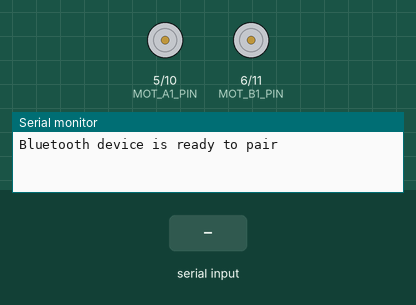
Bench run of a sketch on a simulated Arduino Uno, built with avr-gcc and run on an emulated ATmega328P. Shown: motor-driver pin pairs drawn as motors (green arrow = first pin HIGH = forward, orange = second pin HIGH = backward, longer = more drive), the last lines printed to the serial monitor. The test bench sets the inputs (shaded band).

Above: at 1.2 s.
1.3 s: "F90\n" received over Serial
At 1.7 s:
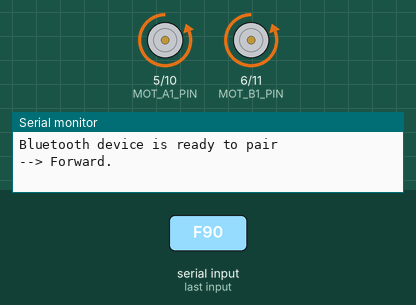
2.8 s: "B90\n" received over Serial
At 4.0 s:
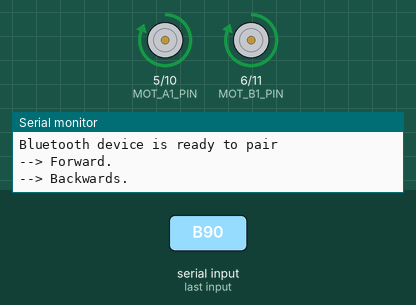
4.3 s: "A" received over Serial
At 6.4 s:
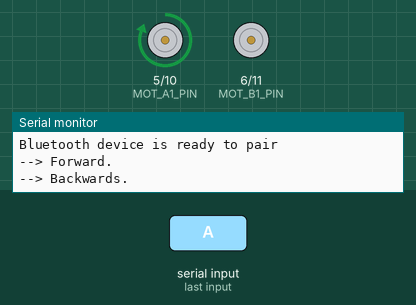
6.7 s: "F,45\n" received over Serial
At 7.0 s:
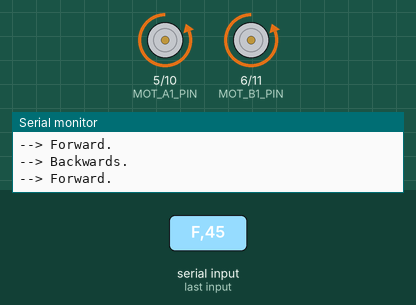
8.2 s: "A" received over Serial
At 9.7 s:
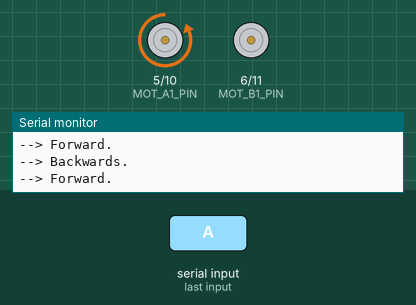
10.6 s: "F" received over Serial
At 11.1 s:
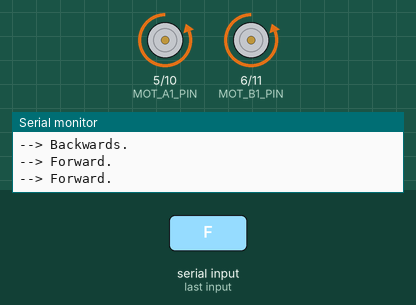
Timing chart, 0 to 13.1 s (numbered marks = the images above; inputs shaded):
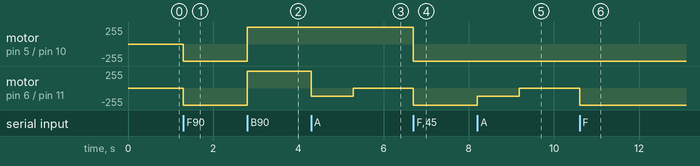

Measured:
- after the input at 1.3 s, motor on pin 5 (MOT_A1_PIN) / pin 10 (MOT_A2_PIN), motor on pin 6 (MOT_B1_PIN) / pin 11 (MOT_B2_PIN): stopped → backward 255/255 at once
- after the input at 2.8 s, motor on pin 5 (MOT_A1_PIN) / pin 10 (MOT_A2_PIN), motor on pin 6 (MOT_B1_PIN) / pin 11 (MOT_B2_PIN): backward 255/255 → forward 255/255 at once
- after the input at 4.3 s, motor on pin 6 (MOT_B1_PIN) / pin 11 (MOT_B2_PIN): forward 255/255 → backward 125/255 at once, → stopped 0.99 s later
- after the input at 6.7 s, motor on pin 5 (MOT_A1_PIN) / pin 10 (MOT_A2_PIN): forward 255/255 → backward 255/255 at once; motor on pin 6 (MOT_B1_PIN) / pin 11 (MOT_B2_PIN): stopped → backward 255/255 at once
- after the input at 8.2 s, motor on pin 6 (MOT_B1_PIN) / pin 11 (MOT_B2_PIN): backward 255/255 → backward 125/255 at once, → stopped 0.99 s later
- after the input at 10.6 s, motor on pin 6 (MOT_B1_PIN) / pin 11 (MOT_B2_PIN): stopped → backward 255/255 at once

The sketch:

jestomobil.ino
```cpp
#define MOT_A1_PIN 5
#define MOT_A2_PIN 10

#define MOT_B1_PIN 6
#define MOT_B2_PIN 11

char output = 0;
String outputS = "";
int tilt = 0;
char outputBT = 0;
bool forward = false;
bool backward = false;
String steer = "";

void setup() {
  // put your setup code here, to run once:
  pinMode(MOT_A1_PIN, OUTPUT);
  pinMode(MOT_A2_PIN, OUTPUT);
  digitalWrite(MOT_A1_PIN, LOW);
  digitalWrite(MOT_A2_PIN, LOW);
  pinMode(MOT_B1_PIN, OUTPUT);
  pinMode(MOT_B2_PIN, OUTPUT);
  digitalWrite(MOT_B1_PIN, LOW);
  digitalWrite(MOT_B2_PIN, LOW);

  Serial.begin(9600);
  Serial.println("Bluetooth device is ready to pair");
}

void loop() {
  // put your main code here, to run repeatedly:
  if (Serial.available()) {
    output = Serial.read();
    outputS += output;
    switch (output) {
      case 'F':
        Forward();
        break;
      case 'B':
        Backward();
        break;
      case 's':
        Stop();
        break;
      case 'L':
        SteerLeft();
        break;
      case 'R':
        SteerRight();
        break;
      default:
        break;
      case 'K':
        if(outputS.toInt() < 10 && outputS.toInt() > -10){
          break;
        }else{
          SteerAnalog(outputS.toInt());
        }
        Serial.println(outputS.toInt());
        outputS = "";
        break;
       case 'A':
        rotateToAngle(90);
        outputS = "";
        break;
    }
  }
}

void Forward(){
  Serial.println("--> Forward.");
  Left(255);
  Right(255);
  forward = true;
  backward = false;
}

void Backward(){
  Serial.println("--> Backwards.");
  Left(-255);
  Right(-255);
  backward = true;
  forward = false;
}

void Stop(){
  digitalWrite(MOT_A1_PIN, LOW); //0
  digitalWrite(MOT_A2_PIN, LOW); //0
  digitalWrite(MOT_B1_PIN, LOW); //0
  digitalWrite(MOT_B2_PIN, LOW); //0
  forward = false;
  backward = false;
}

void SteerLeft(){
  if(forward){
    Right(255);
    Left(50);
  }else if(backward){
    Right(-255);
    Left(-50);
  }else if(forward == false && backward == false){
    Right(125);
    Left(-125);
  }
}

void SteerRight(){
  if(forward){
    Right(50);
    Left(255);
  }else if(backward){
    Right(-50);
    Right(-255);
  }else if(forward == false && backward == false){
    Right(-125);
    Left(125);
  }
}

void SteerAnalog(int tilt1){
  if(tilt1 > 0){ // Right
    if(forward){
      Right(tilt1 - 200);
      Left(tilt1);
    }else if(backward){
      Right(-tilt1 - 200);
      Left(-tilt1);
    }else if(forward == false && backward == false){
      Right(tilt1);
      Left(-tilt1);
    }
  }else{
    if(forward){
      Right(tilt1);
      Left(tilt1 - 200);
    }else if(backward){
      Right(-tilt1);
      Left(-tilt1 - 200);
    }else if(forward == false && backward == false){
      Right(tilt1);
      Left(-tilt1);
    }
  }
}

void Right(int speed){ // backwards max: -255 forward max: 255
  if(speed < 0){
    analogWrite(MOT_A1_PIN, abs(speed));
    digitalWrite(MOT_A2_PIN, LOW);
  }else{
    digitalWrite(MOT_A1_PIN, LOW);
    analogWrite(MOT_A2_PIN, speed);
  }
}

void Left(int speed){ // backwards max: -255 forward max: 255
  if(speed < 0){
    analogWrite(MOT_B1_PIN, abs(speed));
    digitalWrite(MOT_B2_PIN, LOW);
  }else{
    digitalWrite(MOT_B1_PIN, LOW);
    analogWrite(MOT_B2_PIN, speed);
  }
}

void rotateToAngle(int targetAngle) {
  // Calculate time to rotate based on speed and target angle
  // Experimentally determine how long it takes to rotate 90 degrees at your chosen speed
  // Example: If it takes 2 seconds to rotate 90 degrees at a speed of 100, use that as a reference

  float timePerDegree = 0.11;  // Time per degree (this is experimental and needs adjustment)
  int rotationTime = targetAngle * timePerDegree * 100;  // Convert to milliseconds

  if(targetAngle < 180){
    Left(125);
  }else{
    Right(125);
  }
  delay(rotationTime);  // Wait for the rotation to finish

  // Stop the motors after rotation
  digitalWrite(MOT_B1_PIN, LOW);
  digitalWrite(MOT_B2_PIN, LOW);
}
```
